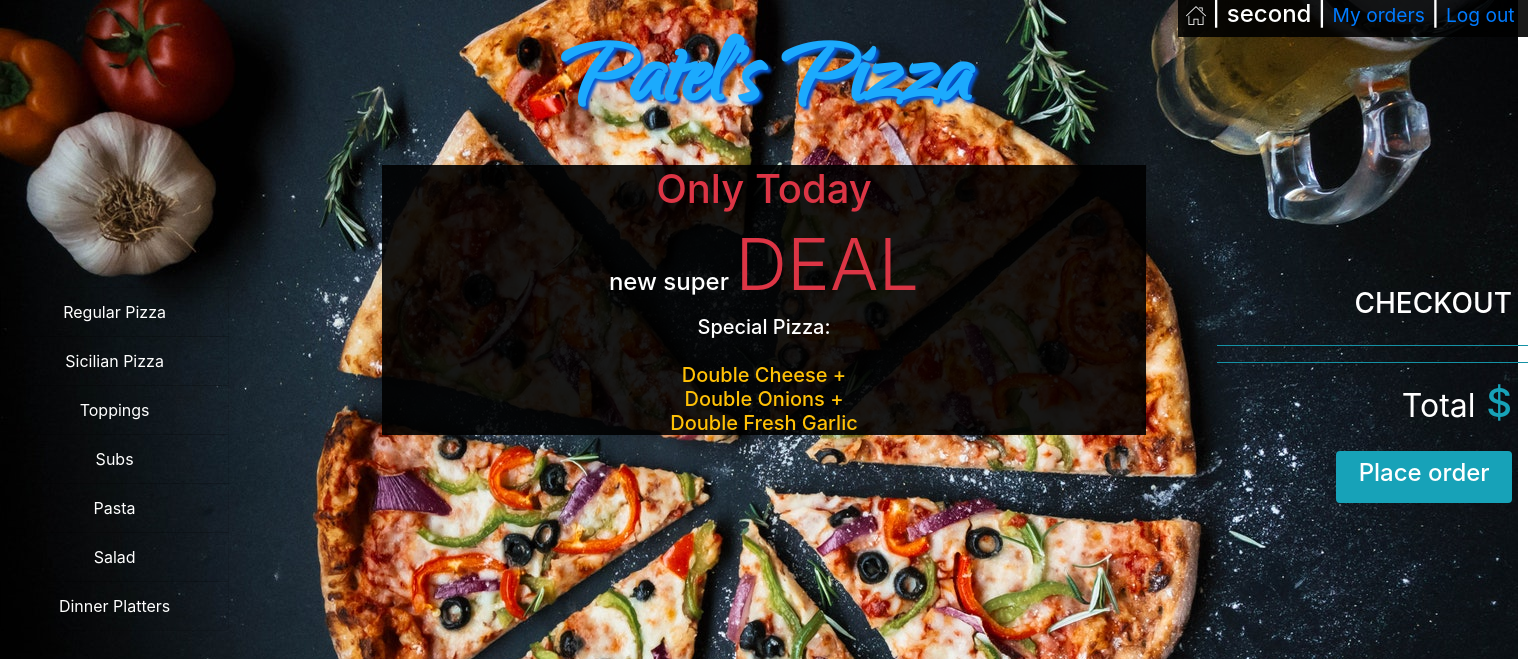
Screenshot of / (signed in) with the database file from the repository.
### orders/models.py (models this page shows)
class Category(models.Model):
    name = models.CharField(max_length=64)
    def __str__(self):
        return f"{self.name}"

### orders/views.py (the view)
# urls.py: path("", views.index, name="index")
def index(request):
    if not request.user.is_authenticated:
        return render(request, "login.html", {"message": None})
    order_number = User_order.objects.get(user=request.user, status='initiated').order_number
    context = {
        "user": request.user,
        "Checkout": Order2.objects.filter(user=request.user, number=order_number),
        "Checkout_category": Order2.objects.filter(user=request.user, number=order_number).values_list(
            'category').distinct(),
        "Total": list(Order2.objects.filter(user=request.user, number=order_number).aggregate(Sum('price')).values())[
            0],
        "Category": Category.objects.all(),
        "Order_number": order_number
    }
    return render(request, "index.html", context)

### orders/templates/index.html
{% extends "layout.html"%}
{% block body%}
<div>
    <h1 class='text-danger' style="text-align: center;"> Only Today</h1>
    <h4 style="text-align: center;">new super <span class='display-3 text-danger'>DEAL</span></h4>
    <h5 class="text-warning mx-auto" style="text-align: center;"><span class="text-white">Special Pizza:</span><br><br> Double Cheese + <br> Double Onions + <br> Double Fresh Garlic</h5>
</div>
{%endblock%}

### orders/templates/layout.html (shortened to what this page needs)
<!DOCTYPE html>
<html style="height:100%">
<head>
    {% load static %}
    <link rel="stylesheet" type="text/css" href="{% static 'styles.css' %}">
    <link rel="stylesheet" href="https://maxcdn.bootstrapcdn.com/bootstrap/4.1.3/css/bootstrap.min.css">
</head>
<body style="height:100%">
    {% if Category %}
    <div id='username'>
        <h4 class='px-2' ><a href="{% url 'index' %}"><img src="{% static 'home.png' %}"></a> |
            {{user.username}} |
            {% if not user.is_superuser %}
            <small><a href="{% url 'my_orders' Order_number %}">My orders</a></small> |
            {% endif %}
            <small><a href="{% url 'logout' %}"> Log out&nbsp;</a></small>
        </h4>
    </div>
    {% endif %}
    <p id='logo' class='text-center m-0 font-weight-bold'><a href="{% url 'index' %}">Patel's Pizza</a></p>
    <div id='category' class="list-group text-center">
        {% for category in Category %}
        <a href="{% url 'menu' category  %}" class="list-group-item list-group-item-action">{{category}}</a>
        {% endfor %}
    </div>
    <div id='center_box' class='w-50  mx-auto  '>
        {% block body%}
        {% endblock %}
    </div>
    <div id='checkout' class='list-group text-right '>
    {% if Category %}
        <h3 class=' text-right pr-3'>CHECKOUT</h3>
        <ul >
            <hr class='bg-info'>
            <hr class='bg-info'>
            <li class='text-info text-right pr-3 '><h1><small class='text-white'>Total</small> ${{Total|floatformat:2}}</h1></li>
        </ul>
    <a id='place_order'  href="{% url 'my_orders' Order_number %}"><div  class='bg-info w-50 rounded p-2  ml-auto mr-3 text-center text-white '><h4>Place order</h4></div></a>
    {% endif %}
    </div>
</body>
</html>

### orders/static/styles.css (style rules this page uses)
#category { position: absolute; top:33%; width:15%; }
#category a { color:white; background-color: transparent; }
#logo { padding:0px; font-family: webLogo ; font-size: 110px; text-shadow: 3px 3px 3px rgb(5, 87, 211); }
#logo a:link, #place_order:link, #confirm_order:link { color:rgb(28, 170, 253); }
#center_box,#username { background-color: rgba(0, 0, 0, 0.9); color: white; }
#checkout { color:white; position: absolute; top:33%; right:0%; width:23%; }
#username { position: absolute; right: 0; }
li { list-style-type: none; }

### rows the page displays
Category: name "Regular Pizza"
Category: name "Sicilian Pizza"
Category: name "Toppings"
Category: name "Subs"
Category: name "Pasta"
Category: name "Salad"
Category: name "Dinner Platters"

### other values shown
{{ user.username }} "second"
